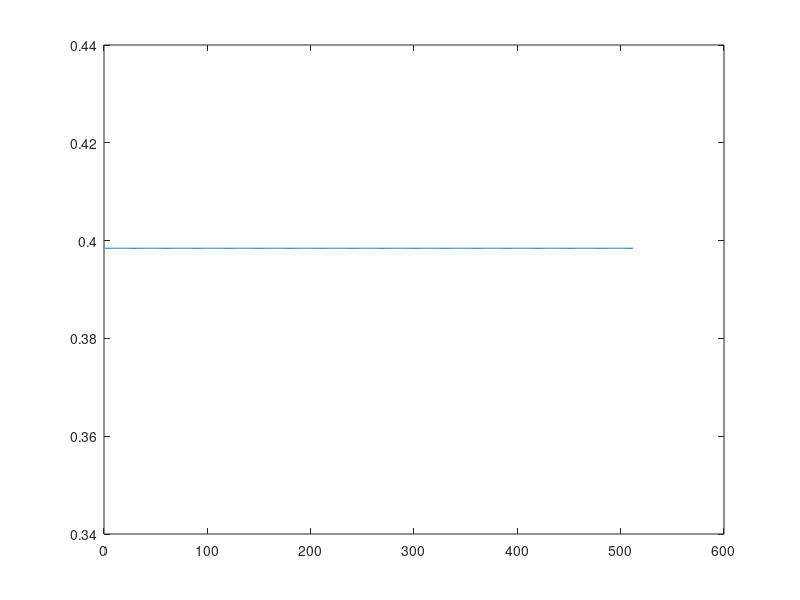

The MATLAB script that drew this image:
b = [0.3984375];
a = [1];

nfft = 4;
h = fft(b, 2*nfft);
h = h(1:nfft);

for i = 1:nfft
    fprintf('%f%fj ', real(h(i)), imag(h(i)));
end

fprintf('\n');

for i = 1:nfft
    fprintf('%f ', sqrt(real(h(i))*real(h(i)) + imag(h(i))*imag(h(i))));
end

z = freqz(b);
for i = 1:z
    z(i)=sqrt(real(z(i))*real(z(i)) + imag(z(i))*imag(z(i)));
end
figure; plot(z)